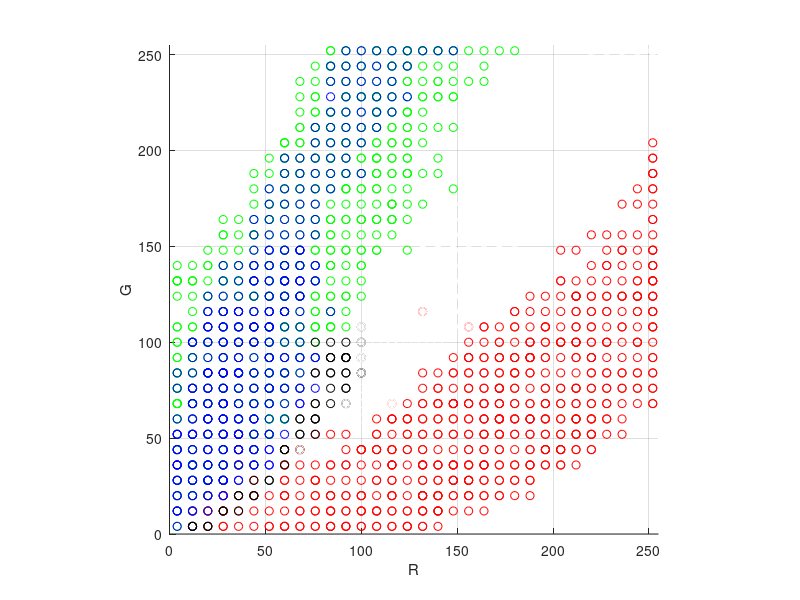

MATLAB code for this plot: (Note: this script raises an error after producing the figure.)
load('color-data/data-trunc.mat')
figure(10)
[az, el] = view;
cla;
hold on
axis equal

scatter3(green(:,3), green(:,2), green(:,1), 'g')
scatter3(  red(:,3),   red(:,2),   red(:,1), 'r')
scatter3( blue(:,3),  blue(:,2),  blue(:,1), 'b')
scatter3(black(:,3), black(:,2), black(:,1), 'k')
scatter3(white(:,3), white(:,2), white(:,1), 'w')
xlim([0 255])
ylim([0 255])
zlim([0 255])
xlabel('R')
ylabel('G')
zlabel('B')
grid on

ax = gca;
ax.XTick = 0:64:256;
ax.YTick = 0:64:256;
ax.ZTick = 0:64:256;

dirs = [
	{[1 -0.65 -0.65]', 16, 'r'};
	{[-0.9 1 -0.3]', 8, 'g'};
    {[-0.3 -0.9 1]', 8, 'b'};
	{[-1 -1 -1]', -110, 'k'};
]';
for dir=dirs
	[dir, off, col] = dir{:};
	dir = dir / norm(dir);
	
	[r, g, b] = plane_surf(dir, off, 256 * sqrt(3));
	
	s = surf(r, g, b, 'FaceColor', col, 'FaceAlpha', 0.4);
	center = [128 128 128]';
	c_plane = center - dir*(dir'*center);
	
	q = quiver3(c_plane(1), c_plane(2), c_plane(3),...
		    64*dir(1), 64*dir(2), 64*dir(3),...
			'Color', col);
	q.LineWidth = 2;
	q.MaxHeadSize = 8;
	
	fprintf('%.2fr + %.2fg + %.2fb > 0\n', dir(1), dir(2), dir(3))

end

view(az, el)


